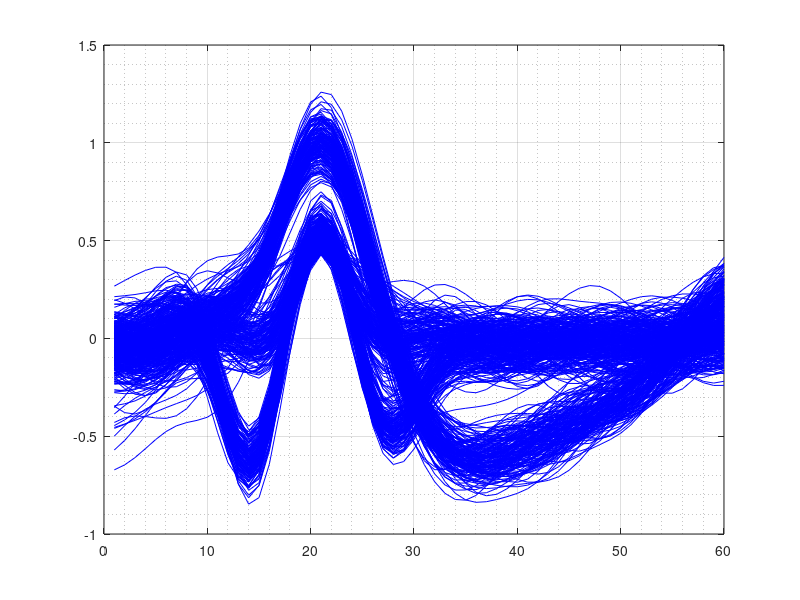

The MATLAB script that drew this image: (Note: this script raises an error after producing the figure.)
clc
clear 
close all
%% ========================================================================
%  Author          : Mohammad Norizadeh Cherloo
%  Website         : https://onlinebme.com/
%  GitHub          : https://github.com/Mohammad-Norizadeh-Cherloo
%  Google Scholar  : https://scholar.google.com/citations?user=fIKpYm8AAAAJ
%  
%  Project         : Neural Spike Sorting with Dimensionality Reduction
%  Algorithm       : PCA + K-Means Clustering – from scratch
%  
%  Description     : Spike sorting pipeline: First, Principal Component 
%                    Analysis (PCA) reduces spike waveforms from 60D to 2D, 
%                    then K-Means is applied for clustering in the 
%                    low-dimensional feature space.
%                    Part of the comprehensive Pattern Recognition & 
%                    Machine Learning course.
%  
%  Full video course (theory + equations + step-by-step implementation):
%  https://onlinebme.com/product/pattern-season08-clustering/
%  https://onlinebme.com/product/dimension-reduction-using-lda-pca/
%  https://onlinebme.com/product-category/machine-learning
%  
%  For the complete mathematical background and video explanations, 
%  please visit OnlineBME.
%% ========================================================================
load Spikes
figure(1)
plot(Spikes,'b','linewidth',0.1)
hold on
grid on
grid minor
%% dimension reduction, feature extraction
m=2;
w=myPCA(Spikes,m);
features= w'*Spikes;
figure(2)
plot(features(1,:),features(2,:),'ob','linewidth',2)
grid on
grid minor
%%  clustering spikes, spike sorting 
k=3;
Nepoch=50;
% data= Spikes;
[labels,centers] = mykmeans(features,k,Nepoch);
%%
indx1= find(labels==1);
indx2= find(labels==2);
indx3= find(labels==3);

figure
plot(features(1,indx1),features(2,indx1),'ob','linewidth',2)
hold on
plot(features(1,indx2),features(2,indx2),'or','linewidth',2)
plot(features(1,indx3),features(2,indx3),'og','linewidth',2)
grid on
grid minor
plot(centers(1,:),centers(2,:),'xk','linewidth',2,'markersize',20)

figure
plot(Spikes(:,indx1),'b','linewidth',0.1)
hold on
plot(Spikes(:,indx2),'r','linewidth',0.1)
plot(Spikes(:,indx3),'g','linewidth',0.1)
grid on
grid minor
